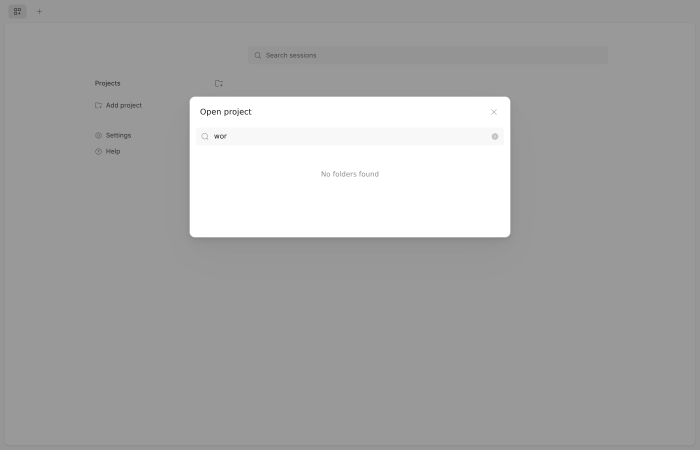
#> input picture logs/artifacts-20260923T191221Z/02-picker.png, 1400 x 900 px (shown at 1/2 size)
$ python -i ux-smoke.py   (imports and definitions only)
#> lines starting #> are read from the running program, lines starting #| are printed output that depends on the picture
#!/usr/bin/env python3
"""ux-smoke.py - live UX smoke assertions for the :5099 observability pages.

Driven from the sandbox through the HOST browser over CDP (RULES #62), because
no browser can launch locally (missing system libs). This is the runnable-now
bridge to tester-army/e2e: e2e is the durable natural-language framework
(Playwright; run it on the host), and this encodes the same payoff as plain
assertions so a session can gate the UX without a host browser.

Checks (per page and board interaction):
  - the page LOADS at all (a slow/stalled server is a failure, not a skip)
  - lang set, exactly one <h1>, <main> + skip-link (a11y floor)
  - no leftover visible "loading..." after the settle wait
  - /explore: the empty "Session detail" card is hidden on load
  - board tab: the Gantt SVG and the Kanban cards render

    CDP_HOST=<h> CDP_PORT=<p> python3 scripts/ux-smoke.py [--base URL] [--json] [--settle S]

Exit 0 all pass, 2 any fail. SKIP (no CDP) prints status=SKIP and exits 0
(SKIP is not PASS, RULES #37). No model spend.
"""

from __future__ import annotations

import argparse
import json
import os
import pathlib
import subprocess  # Popen only (no subprocess.run per repo lint)
import sys
import time

from playwright.sync_api import sync_playwright

PAGES = ["/", "/explore", "/models", "/runbooks", "/manage", "/docs"]
OUT = pathlib.Path(__file__).resolve().parent.parent / "data" / "observability" / "ux-smoke.json"

AUDIT_JS = """()=>({
  lang: document.documentElement.lang || '',
  h1: document.querySelectorAll('h1').length,
  main: !!document.querySelector('main'),
  skip: !!document.querySelector('a[href="#main"], .skip-link'),
  loading: [...document.querySelectorAll('[data-loading]')].filter(e => e.offsetParent !== null).length
})"""


def ocr(path: str, crop_h: int = 360) -> str:
    """Local OCR of a screenshot REGION (tesseract CLI) - the 'vision' step, no
    cloud model and no spend. Crops to the top `crop_h` px (the heading strip)
    so OCR is fast and focused, then inverts to dark-on-light (the dashboard is
    a dark theme, which tesseract reads poorly). Returns '' if unavailable."""
#> called with crop_h = 360
    src = path
    try:
        from PIL import Image, ImageOps

        im = Image.open(path).convert("L")
        w, h = im.size
#> w = 1400; h = 900
        if crop_h and h > crop_h:
            im = im.crop((0, 0, w, crop_h))
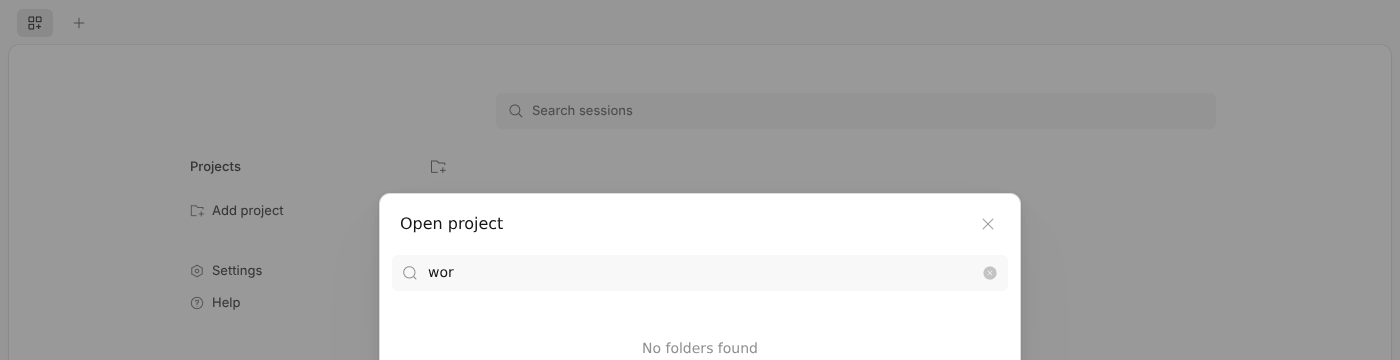
#> im: PIL image 1400x360 L; min 23, max 255, mean 173
        w, h = im.size
#> h = 360
        scale = min(1.0, 1600.0 / max(w, h))
#> scale = 1
        if scale < 1.0:
            im = im.resize((max(1, int(w * scale)), max(1, int(h * scale))))
        im = ImageOps.invert(im)  # dark theme -> dark-on-light for tesseract
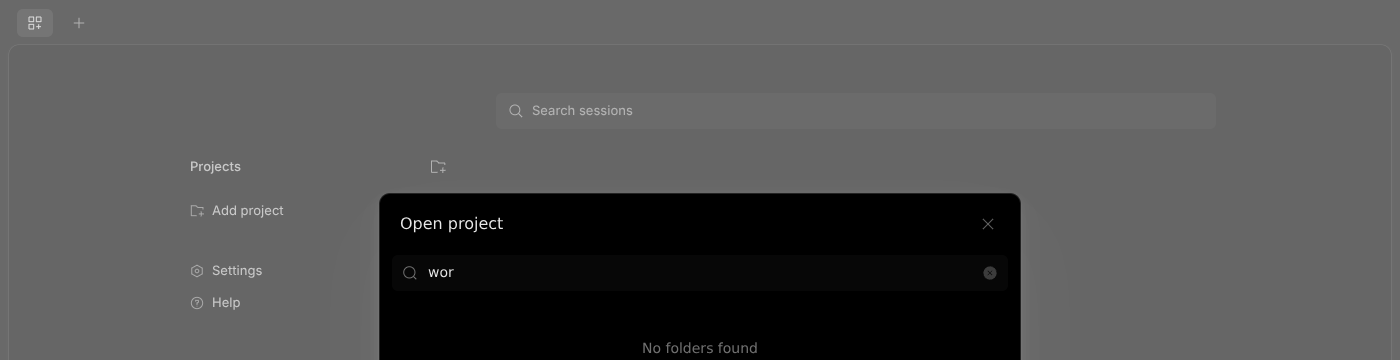
#> im: PIL image 1400x360 L; min 0, max 232, mean 82
        src = "/tmp/uxsmoke-ocr-inv.png"
        im.save(src)
    except Exception:
        src = path
    try:
        p = subprocess.Popen(
            ["tesseract", src, "stdout", "--psm", "6"],
            stdout=subprocess.PIPE, stderr=subprocess.PIPE, text=True,
        )
        out, _ = p.communicate(timeout=45)
        return out
    except Exception:
        return ""


# [151 lines left out: functions nav, check_page, main, not called in this run]


# [2 lines not run here, left out]

>>> result = ocr('../logs/artifacts-20260923T191221Z/02-picker.png')
